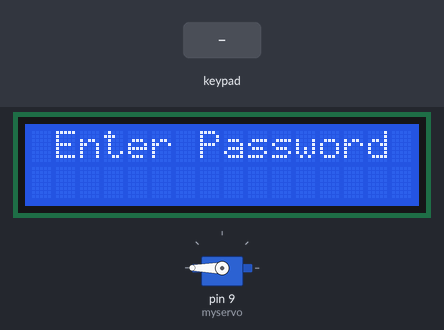
Simulated run of this sketch. Board: Arduino Uno, built with avr-gcc and run on an emulated ATmega328P. On the bench: servo, 16×2 character LCD. The test bench sets the inputs (shaded band).

Above: at 4.8 s.
4.9 s: keypad keys 1 2 3 4 5 6 # pressed 0.4 s apart
At 8.2 s:
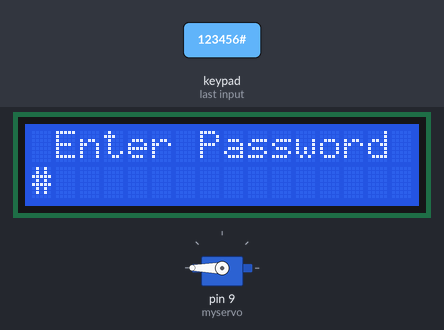
9.2 s: key '*' pressed
At 10.4 s:
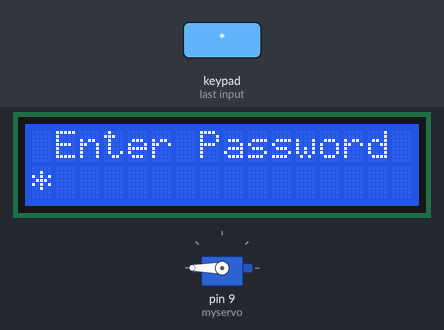
10.7 s: key '7' pressed
At 11.9 s:
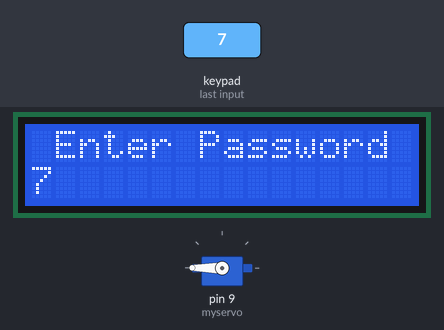
12.2 s: keypad keys 1 3 9 7 2 2 pressed 0.4 s apart
At 14.3 s:
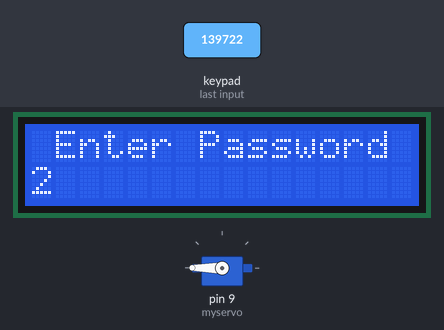
16.1 s: key '#' pressed
At 17.3 s:
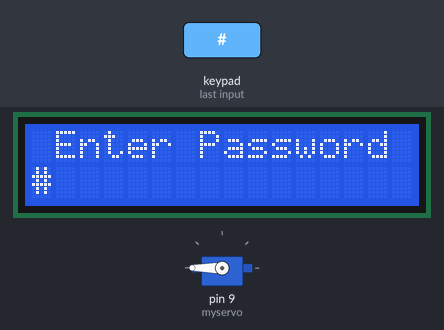
17.6 s: key '1' pressed
At 18.4 s:
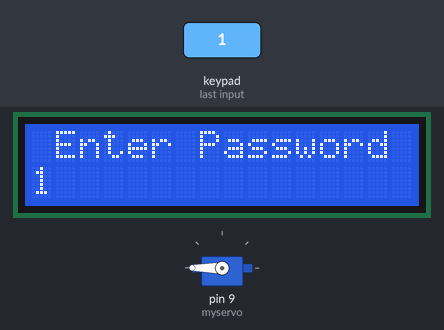
Timing chart, 0 to 20.1 s (numbered marks = the images above; inputs shaded):
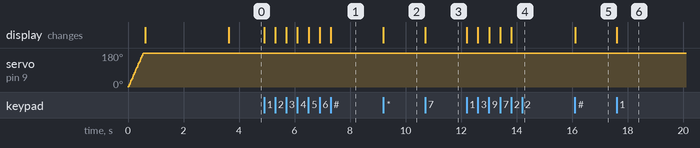

The sketch:

neat_hillar1.ino
```cpp
#include <Keypad.h>
#include <LiquidCrystal.h>
#include <Servo.h>
Servo myservo;
LiquidCrystal lcd(A0, A1, A2, A3, A4, A5);
#define Password_Lenght 7 // Give enough room for six chars + NULL char
int pos = 0;    // variable to store the servo position
char Data[Password_Lenght]; // 6 is the number of chars it can hold + the null char = 7
char Master[Password_Lenght] = "123456";
byte data_count = 0, master_count = 0;
bool Pass_is_good;
char customKey;
const byte ROWS = 4;
const byte COLS = 3;
char keys[ROWS][COLS] = {
  {'1', '2', '3'},
  {'4', '5', '6'},
  {'7', '8', '9'},
  {'*', '0', '#'}
};
bool door = true;
byte rowPins[ROWS] = {1, 2, 3, 4}; //connect to the row pinouts of the keypad
byte colPins[COLS] = {5, 6, 7}; //connect to the column pinouts of the keypad
Keypad customKeypad( makeKeymap(keys), rowPins, colPins, ROWS, COLS); //initialize an instance of class NewKeypad
void setup()
{
  myservo.attach(9);
  ServoClose();
  lcd.begin(16, 2);
  lcd.print(" Arduino Door");
  lcd.setCursor(0, 1);
  lcd.print("--Look project--");
  delay(3000);
  lcd.clear();
}
void loop()
{
  if (door == 0)
  {
    customKey = customKeypad.getKey();
    if (customKey == '#')
    {
      lcd.clear();
      ServoClose();
      lcd.print("  Door is close");
      delay(3000);
      door = 1;
    }
  }
  else Open();
}
void clearData()
{
  while (data_count != 0)
  { // This can be used for any array size,
    Data[data_count--] = 0; //clear array for new data
  }
  return;
}
void ServoOpen()
{
  for (pos = 180; pos >= 0; pos -= 5) { // goes from 0 degrees to 180 degrees
    // in steps of 1 degree
    myservo.write(pos);              // tell servo to go to position in variable 'pos'
    delay(15);                       // waits 15ms for the servo to reach the position
  }
}
void ServoClose()
{
  for (pos = 0; pos <= 180; pos += 5) { // goes from 180 degrees to 0 degrees
    myservo.write(pos);              // tell servo to go to position in variable 'pos'
    delay(15);                       // waits 15ms for the servo to reach the position
  }
}
void Open()
{
  lcd.setCursor(0, 0);
  lcd.print(" Enter Password");
  customKey = customKeypad.getKey();
  if (customKey) // makes sure a key is actually pressed, equal to (customKey != NO_KEY)
  {
    Data[data_count] = customKey; // store char into data array
    lcd.setCursor(data_count, 1); // move cursor to show each new char
    lcd.print(Data[data_count]); // print char at said cursor
    data_count++; // increment data array by 1 to store new char, also keep track of the number of chars entered
  }
  if (data_count == Password_Lenght - 1) // if the array index is equal to the number of expected chars, compare data to master
  {
    if (!strcmp(Data, Master)) // equal to (strcmp(Data, Master) == 0)
    {
      lcd.clear();
      ServoOpen();
      lcd.print("  Door is Open");
      door = 0;
    }
      lcd.clear();
      lcd.print("  Wrong Password");
      delay(1000);
      door = 1;
    }
    clearData();
}
```

Measured:
- after the input at 4.9 s, the display: first changes at once (image 1 shows a later state)
- after the input at 9.2 s, the display: changes at once (image 2)
- after the input at 10.7 s, the display: changes at once (image 3)
- after the input at 12.2 s, the display: first changes at once (image 4 shows a later state)
- after the input at 16.1 s, the display: changes at once (image 5)
- after the input at 17.6 s, the display: changes at once (image 6)
